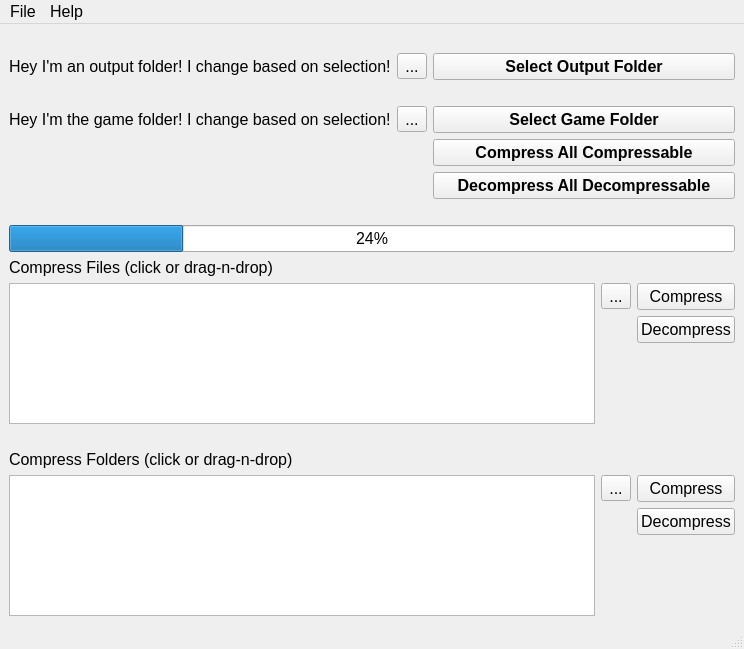
<?xml version="1.0" encoding="UTF-8"?>
<ui version="4.0">
 <class>MainWindow</class>
 <widget class="QMainWindow" name="MainWindow">
  <property name="geometry">
   <rect>
    <x>0</x>
    <y>0</y>
    <width>744</width>
    <height>649</height>
   </rect>
  </property>
  <property name="font">
   <font>
    <pointsize>12</pointsize>
   </font>
  </property>
  <property name="windowTitle">
   <string>Killing Floor 1 Redirect Tool</string>
  </property>
  <widget class="QWidget" name="centralwidget">
   <layout class="QGridLayout" name="gridLayout_2">
    <item row="7" column="2">
     <widget class="QProgressBar" name="progressBar">
      <property name="value">
       <number>24</number>
      </property>
     </widget>
    </item>
    <item row="3" column="2">
     <spacer name="horizontalSpacer_3">
      <property name="orientation">
       <enum>Qt::Horizontal</enum>
      </property>
      <property name="sizeHint" stdset="0">
       <size>
        <width>40</width>
        <height>20</height>
       </size>
      </property>
     </spacer>
    </item>
    <item row="4" column="2">
     <layout class="QGridLayout" name="gridLayout_4">
      <item row="3" column="2">
       <widget class="QPushButton" name="pushButton_6">
        <property name="font">
         <font>
          <pointsize>12</pointsize>
          <bold>true</bold>
         </font>
        </property>
        <property name="text">
         <string>Select Game Folder</string>
        </property>
       </widget>
      </item>
      <item row="1" column="2">
       <widget class="QPushButton" name="pushButton_5">
        <property name="font">
         <font>
          <pointsize>12</pointsize>
          <bold>true</bold>
         </font>
        </property>
        <property name="text">
         <string>Select Output Folder</string>
        </property>
       </widget>
      </item>
      <item row="3" column="1">
       <widget class="QToolButton" name="toolButton_4">
        <property name="text">
         <string>...</string>
        </property>
       </widget>
      </item>
      <item row="1" column="1">
       <widget class="QToolButton" name="toolButton_3">
        <property name="text">
         <string>...</string>
        </property>
       </widget>
      </item>
      <item row="5" column="2">
       <widget class="QPushButton" name="pushButton_8">
        <property name="font">
         <font>
          <pointsize>12</pointsize>
          <bold>true</bold>
         </font>
        </property>
        <property name="text">
         <string>Decompress All Decompressable</string>
        </property>
       </widget>
      </item>
      <item row="2" column="0" colspan="3">
       <spacer name="horizontalSpacer_4">
        <property name="orientation">
         <enum>Qt::Horizontal</enum>
        </property>
        <property name="sizeHint" stdset="0">
         <size>
          <width>40</width>
          <height>20</height>
         </size>
        </property>
       </spacer>
      </item>
      <item row="4" column="2">
       <widget class="QPushButton" name="pushButton_7">
        <property name="font">
         <font>
          <pointsize>12</pointsize>
          <bold>true</bold>
         </font>
        </property>
        <property name="text">
         <string>Compress All Compressable</string>
        </property>
       </widget>
      </item>
      <item row="1" column="0">
       <widget class="QLabel" name="label_3">
        <property name="text">
         <string>Hey I'm an output folder! I change based on selection!</string>
        </property>
       </widget>
      </item>
      <item row="3" column="0">
       <widget class="QLabel" name="label_4">
        <property name="text">
         <string>Hey I'm the game folder! I change based on selection!</string>
        </property>
       </widget>
      </item>
     </layout>
    </item>
    <item row="8" column="2">
     <layout class="QGridLayout" name="gridLayout">
      <item row="2" column="2">
       <widget class="QPushButton" name="pushButton_2">
        <property name="text">
         <string>Decompress</string>
        </property>
       </widget>
      </item>
      <item row="0" column="0" colspan="2">
       <widget class="QLabel" name="label">
        <property name="text">
         <string>Compress Files (click or drag-n-drop)</string>
        </property>
       </widget>
      </item>
      <item row="1" column="2">
       <widget class="QPushButton" name="pushButton">
        <property name="text">
         <string>Compress</string>
        </property>
       </widget>
      </item>
      <item row="1" column="0" rowspan="3">
       <widget class="QListWidget" name="listWidget"/>
      </item>
      <item row="6" column="2">
       <widget class="QPushButton" name="pushButton_3">
        <property name="text">
         <string>Compress</string>
        </property>
       </widget>
      </item>
      <item row="4" column="0" colspan="3">
       <spacer name="horizontalSpacer">
        <property name="orientation">
         <enum>Qt::Horizontal</enum>
        </property>
        <property name="sizeHint" stdset="0">
         <size>
          <width>40</width>
          <height>20</height>
         </size>
        </property>
       </spacer>
      </item>
      <item row="1" column="1">
       <widget class="QToolButton" name="toolButton">
        <property name="text">
         <string>...</string>
        </property>
       </widget>
      </item>
      <item row="6" column="1">
       <widget class="QToolButton" name="toolButton_2">
        <property name="text">
         <string>...</string>
        </property>
       </widget>
      </item>
      <item row="7" column="2">
       <widget class="QPushButton" name="pushButton_4">
        <property name="text">
         <string>Decompress</string>
        </property>
       </widget>
      </item>
      <item row="5" column="0" colspan="2">
       <widget class="QLabel" name="label_2">
        <property name="text">
         <string>Compress Folders (click or drag-n-drop)</string>
        </property>
       </widget>
      </item>
      <item row="6" column="0" rowspan="3">
       <widget class="QListWidget" name="listWidget_2"/>
      </item>
     </layout>
    </item>
    <item row="6" column="2">
     <spacer name="horizontalSpacer_2">
      <property name="orientation">
       <enum>Qt::Horizontal</enum>
      </property>
      <property name="sizeHint" stdset="0">
       <size>
        <width>40</width>
        <height>20</height>
       </size>
      </property>
     </spacer>
    </item>
    <item row="5" column="2">
     <layout class="QGridLayout" name="gridLayout_6"/>
    </item>
   </layout>
  </widget>
  <widget class="QMenuBar" name="menubar">
   <property name="geometry">
    <rect>
     <x>0</x>
     <y>0</y>
     <width>744</width>
     <height>28</height>
    </rect>
   </property>
   <widget class="QMenu" name="menusoo">
    <property name="title">
     <string>File</string>
    </property>
    <widget class="QMenu" name="menuRecent_Output_Folders">
     <property name="title">
      <string>Recent Output Folders</string>
     </property>
     <addaction name="actionoutput"/>
    </widget>
    <widget class="QMenu" name="menuRecent_Game_Folders">
     <property name="title">
      <string>Recent Game Folders</string>
     </property>
     <addaction name="actiongame"/>
    </widget>
    <addaction name="separator"/>
    <addaction name="menuRecent_Output_Folders"/>
    <addaction name="menuRecent_Game_Folders"/>
    <addaction name="separator"/>
    <addaction name="actionQuit"/>
   </widget>
   <widget class="QMenu" name="menuHelp">
    <property name="title">
     <string>Help</string>
    </property>
    <addaction name="actionAbout_Redirect_Tool"/>
   </widget>
   <addaction name="menusoo"/>
   <addaction name="menuHelp"/>
  </widget>
  <widget class="QStatusBar" name="statusbar"/>
  <action name="actionoutput">
   <property name="text">
    <string>output!</string>
   </property>
  </action>
  <action name="actiongame">
   <property name="text">
    <string>game!</string>
   </property>
  </action>
  <action name="actionQuit">
   <property name="text">
    <string>Quit</string>
   </property>
  </action>
  <action name="actionAbout_Redirect_Tool">
   <property name="text">
    <string>About Redirect Tool</string>
   </property>
  </action>
 </widget>
 <resources/>
 <connections/>
</ui>
